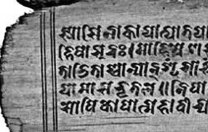
#> input picture Lab8/palmleaf1.png, 208 x 132 px
$ jupyter execute Lab8_EE20B064.ipynb
#> lines starting #> are read from the running program, lines starting #| are printed output that depends on the picture; after the words box and inside, x2 and y2 are one past the last pixel; in counts of white or black regions, pixels touching at a corner belong together
# EE5175 Lab 8 : Otsu's Thresholding
Author: Kishore Rajendran [EE20B064]

Date: 9 April 2024

[cell 1]
# Importing required libraries
import numpy as np
import matplotlib.pyplot as plt
from PIL import Image
import scipy.io

### Otsu's Thresholding

https://ieeexplore.ieee.org/stamp/stamp.jsp?tp=&arnumber=4310076&tag=1

This is a threshold selection method from gray level histograms based on the discriminatory approach proposed by Nobuyuki Otsu.

It allows us to obtain the globally optimal threshold value that maximizes between-class variance and minimizes in-class variance.

Let the pixels of a given picture be represented in $L$ gray levels. We choose a threshold $t$ such that $0\leq t\leq L-1$ to segment the image into two parts. The $N_1$ samples before $t$ represent one class and the $N_2 = N - N_1$ samples after $t$ represent the second class.

We calculate class-wise $[u_1(t), \sigma_1^2(t)], [u_2(t), \sigma_2^2(t)]$ mean and variance for these samples (which are functions of the threshold value $t$) as:

$$
u_{1}(t) = \sum_{i=0}^t i\frac{F_{i}}{N_{1}}
$$

$$
\sigma_{1}^2(t) = \sum_{i=0}^t (i - u_{1}(t))^2\frac{F_{i}}{N_{1}}
$$

$$
u_{2}(t) = \sum_{i=t+1}^L i\frac{F_{i}}{N_{2}}
$$

$$
\sigma_{2}^2(t) = \sum_{i=t+1}^L (i - u_{2}(t))^2\frac{F_{i}}{N_{2}}
$$

And, the total mean and variance for all the samples (which is independent of the chosen threshold value)$[u_T, \sigma_T^2]$ as:

$$
u_{T} = \sum_{i=0}^L i\frac{F_{i}}{N}
$$

$$
\sigma_{T}^2 = \sum_{i=0}^L (i - u_{T})^2\frac{F_{i}}{N}
$$

Now, we define the within-class variance $\sigma_w^2(t)$ and between-class variance $\sigma_b^2(t)$ as:

$$
\sigma_{w}^2(t) = \sum_{j=1}^2 \sigma_j^2(t)\frac{N_{j}}{N}
$$

$$
\sigma_{b}^2(t) = \sum_{j=1}^2 (u_j(t) - u_{T})^2\frac{N_{j}}{N}
$$

We can show that:

$$
\sigma_{T}^2 = \sigma_{b}^2(t) + \sigma_{w}^2(t)
$$

ie. The within-class variance $\sigma_w^2(t)$ and between-class variance $\sigma_b^2(t)$ sum upto a constant value. So while maximixing $\sigma_b^2(t)$, we simultaneously end up minimizing $\sigma_w^2(t)$ which is what we want!

Thus we pick the optimal value of threshold $t^{*}$ such that:

$$
t^{*} = \argmax_{0\leq t\leq L-1} \sigma_b^2(t)
$$

[cell 2]
def otsu(img):
    imgarray = img.reshape([-1])
    N = imgarray.size
    # No. of gray levels
    L = 256
    # Obtaining the gray-level histogram of input image
    count, bins = np.histogram(imgarray, bins=L, range=[0, L])
    # Total mean (ut)
    ut = np.sum([i*count[i] for i in range(L)])/N
    # Initializing the between-class variance and threshold t
    bc_var_max = -1
    thresh = -1
    for t in range(L-1):
        N1 = np.sum(count[:t+1])
        N2 = N - N1
        if N1!=0 and N2!=0:
            u1t = np.sum([i*count[i] for i in range(0, t+1)])/N1
            u2t = np.sum([i*count[i] for i in range(t+1, L)])/N2
            bc_var = (N1*(u1t - ut)**2 + N2*(u2t - ut)**2)/N
            if bc_var >= bc_var_max:
                bc_var_max = bc_var
                thresh = t
    # Generating the thresholded binary images
    thresh_img = np.zeros_like(img)
    thresh_img[img > thresh] = 1
    return count, bins, thresh, thresh_img

[cell 3]
# Importing the image as numpy array
img1 = np.array(Image.open("palmleaf1.png"))
#> img1 is the input picture: shape (132, 208); min 0, max 255, mean 129.9

# Generating the binary thresholded image and plotting the histogram with obtained threshold shown
count, bins, thresh, thresh_img1 = otsu(img1)
#> in otsu, `count, bins = np.histogram(imgarray, bins=L, range=[0, L])`: count = 256 values, max 308 at index 168, min 3 at index 229, mean 107.2; bins = 257 values from 0 to 256
#> in otsu, `ut = np.sum([i*count[i] for i in range(L)])/N`: ut = 129.9
#> the loop in otsu, `for t in range(L-1):` made 255 passes
#> (N1, N2, u1t, u2t, bc_var, bc_var_max) on passes 1 to 12: (6, 27450, 0, 130, 3.69, 3.69), (28, 27428, 0.786, 130.1, 17.03, 17.03), (71, 27385, 1.52, 130.3, 42.75, 42.75), (108, 27348, 2.03, 130.4, 64.61, 64.61), (179, 27277, 2.81, 130.8, 106, 106), (293, 27163, 3.66, 131.3, 172, 172), (389, 27067, 4.24, 131.7, 227.1, 227.1), (501, 26955, 4.86, 132.3, 290.8, 290.8), (596, 26860, 5.36, 132.7, 344.3, 344.3), (705, 26751, 5.92, 133.2, 405.3, 405.3), (811, 26645, 6.45, 133.7, 464.1, 464.1), (891, 26565, 6.86, 134.1, 508, 508)
#> (N1, N2, u1t) on pass 100: (7130, 20326, 46.19)
#> after the loop in otsu, `for t in range(L-1):`: bc_var_max = 2465.1; thresh = 104
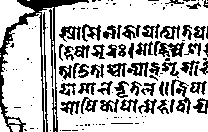
#> thresh_img1: shape (132, 208); values 0 (black) and 1 (white), 72.6% white; 129 black regions (74 under 20 px), largest, box (x1, y1, x2, y2) and area: (0, 0, 89, 132) 1732, (154, 41, 185, 57) 271, (171, 79, 191, 114) 262
#> bins = 257 values from 0 to 256; thresh = 104
plt.stairs(count, bins)
plt.axvline(thresh, color = 'orange')

# Plotting the images side by side
fig, ax = plt.subplots(1, 2, figsize=(10,10))
ax[0].imshow(img1, cmap='gray')
ax[0].set_title("Original image")
ax[0].axis('off')

ax[1].imshow(thresh_img1, cmap='gray')
ax[1].set_title("Thresholded image")
ax[1].axis('off')

plt.show()
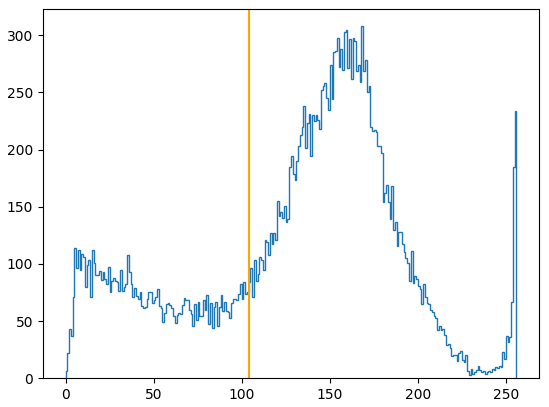
#> figure drawn by matplotlib, 1 panel
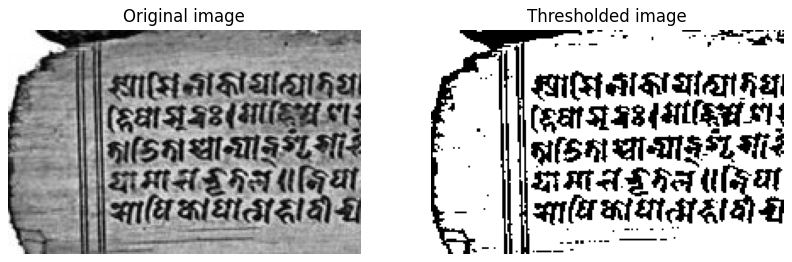
#> figure drawn by matplotlib, 2 panels

[cell 4]
# Importing the image as numpy array
img2 = np.array(Image.open("palmleaf2.png"))
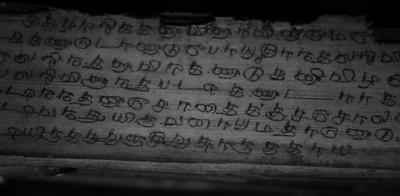
#> input picture Lab8/palmleaf2.png, 400 x 196 px
#> img2 is the input picture: shape (196, 400); min 0, max 125, mean 49.7

# Generating the binary thresholded image and plotting the histogram with obtained threshold shown
count, bins, thresh, thresh_img2 = otsu(img2)
#> the loop in otsu (call 2), `for t in range(L-1):` made 255 passes
#> (N1, N2, u1t, u2t, bc_var, bc_var_max) on passes 1 to 12: (1490, 76910, 0, 50.68, 47.89, 47.89), (4660, 73740, 0.68, 52.82, 152, 152), (5422, 72978, 0.866, 53.35, 177.3, 177.3), (6096, 72304, 1.1, 53.82, 199.3, 199.3), (6487, 71913, 1.28, 54.09, 211.7, 211.7), (6994, 71406, 1.55, 54.44, 227.3, 227.3), (7610, 70790, 1.91, 54.86, 245.7, 245.7), (8185, 70215, 2.26, 55.25, 262.5, 262.5), (8684, 69716, 2.59, 55.59, 276.6, 276.6), (9170, 69230, 2.93, 55.91, 289.9, 289.9), (9675, 68725, 3.3, 56.25, 303.3, 303.3), (10097, 68303, 3.62, 56.53, 314.1, 314.1)
#> (N1, N2, u1t) on pass 16: (11831, 66569, 5.06)
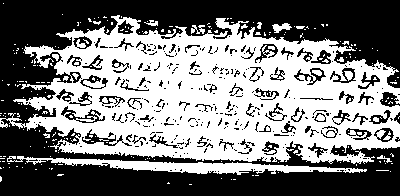
#> thresh_img2: shape (196, 400); values 0 (black) and 1 (white), 48.8% white; 228 white regions (208 under 20 px), largest, box (x1, y1, x2, y2) and area: (0, 15, 400, 164) 34521, (7, 156, 367, 175) 2365, (272, 23, 292, 33) 111
plt.stairs(count, bins)
plt.axvline(thresh, color = 'orange')

# Plotting the images side by side
fig, ax = plt.subplots(1, 2, figsize=(10,10))
ax[0].imshow(img2, cmap='gray')
ax[0].set_title("Original image")
ax[0].axis('off')

ax[1].imshow(thresh_img2, cmap='gray')
ax[1].set_title("Thresholded image")
ax[1].axis('off')

plt.show()
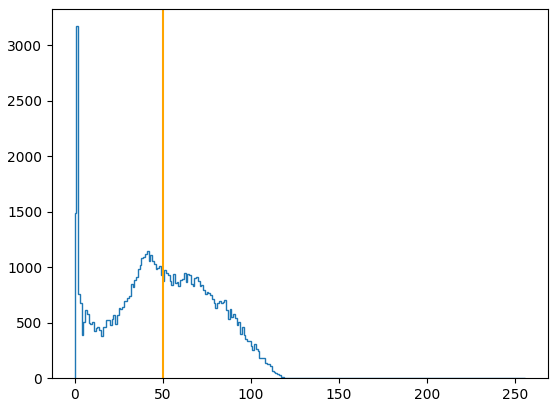
#> figure drawn by matplotlib, 1 panel
